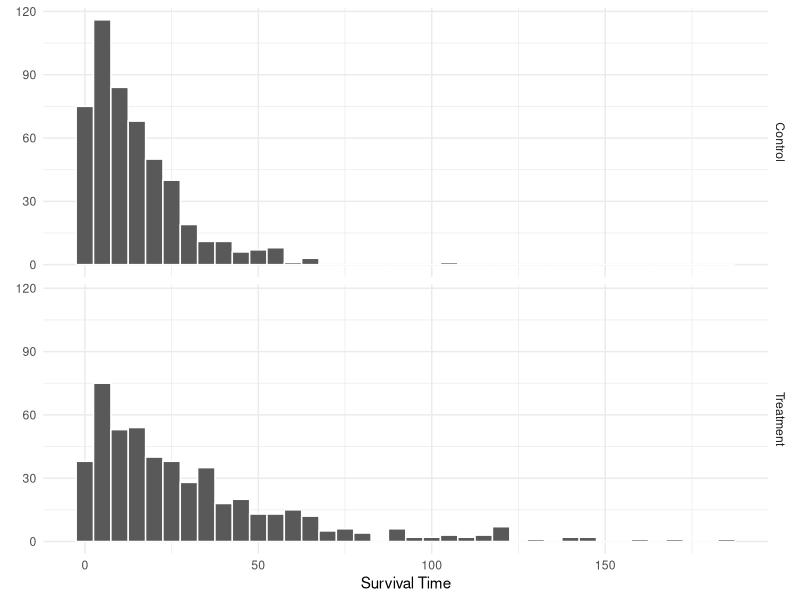
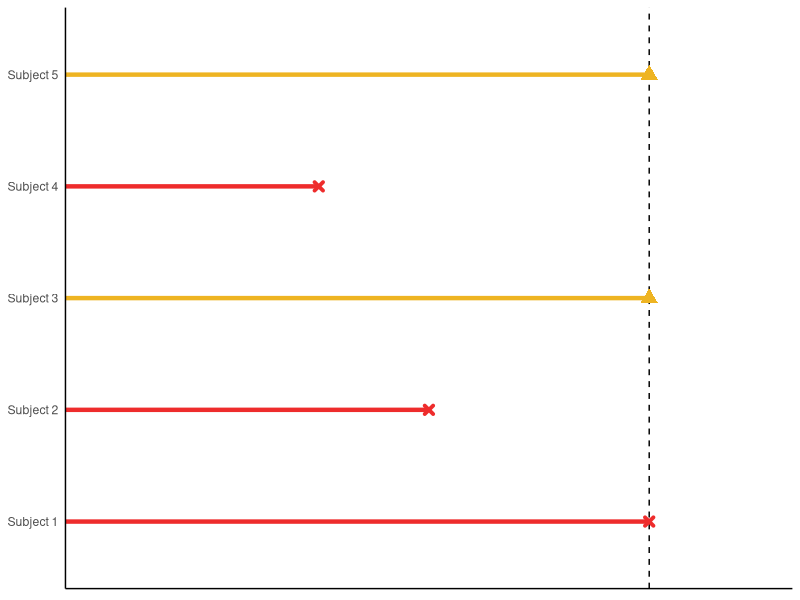
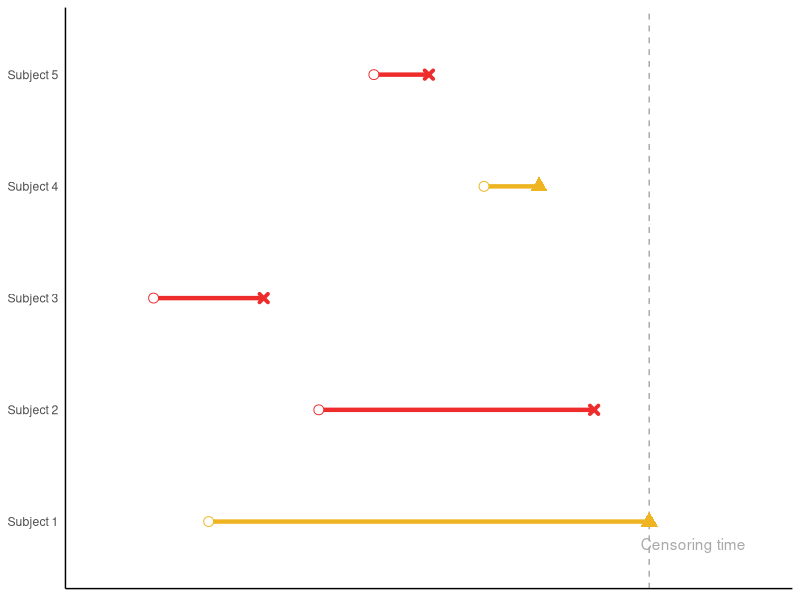

Generate these figures, in order, with R:
## ---- chunk 1
library(tidyverse)
library(scales)
library(kableExtra)

knitr::opts_chunk$set(echo = TRUE, message = FALSE, warning = FALSE)
## ---- chunk 2
set.seed(123)
lambda <- log(2) / 10
hr <- 0.50
n_per_arm <- 500

patient_df <- tibble(
  patient_id = seq(1, 2 * n_per_arm),
  arm = rep(c("ctrl", "trt"), each = n_per_arm),
  surv_time = c(rexp(n_per_arm, log(2) / 10), rexp(n_per_arm, log(2) / 10 * hr))
)
## ---- chunk 3
patient_df %>% 
  group_by(arm) %>%
  summarize("Median Survival" = median(surv_time)) %>%
  kableExtra::kbl(digits = 1) %>%
  kable_paper("hover", full_width = F)
## ---- chunk 4
patient_df %>% 
  mutate(arm_pretty = if_else(arm == "ctrl", "Control", "Treatment")) %>% 
  ggplot() +
  geom_histogram(
    aes(x = surv_time),
    color = "white",
    binwidth = 5
  )  +
  labs(
    x = "Survival Time",
    y = element_blank()
  ) + 
  facet_grid(rows = vars(arm_pretty)) + 
  theme_minimal()


## ---- chunk 5
df = tibble(
  ID = paste0("Subject ", seq(1, 5)),
  t = c(5, 3, 5, 2, 5),
  censored = factor(c("event", "event", "censor", "event", "censor"), 
                    levels = c("event", "censor"))
)


event_color = c(event = "firebrick2", censor = "goldenrod2")


ggplot(df, aes(x = ID)) +
  # Censoring line 
  geom_hline(
    yintercept = 5,
    linetype = "dashed"
  ) + 
  # Plot people with events -----------------------------------
geom_segment( # Red line segment
  data = filter(df, censored == "event"),
  mapping = aes(x = ID, y = -Inf, xend = ID,  yend = t),
  size = 1.5,
  color = event_color[["event"]]
) +
  geom_point( # Red X's for event times
    data = filter(df, censored == "event"),
    mapping = aes(x = ID, y = t),
    color = event_color[["event"]],
    shape = 4, # X as shape
    stroke = 2
  ) + 
  # Plot censored people -----------------------------------------
geom_segment( # Red line segment
  data = filter(df, censored == "censor"),
  mapping = aes(x = ID, y = -Inf, xend = ID,  yend = t),
  color = event_color[["censor"]],
  size = 1.5
) + 
  geom_point( # Red X's for event times
    data = filter(df, censored == "censor"),
    mapping = aes(x = ID, y = t),
    color = event_color[["censor"]],
    shape = 17, # triangle as shape
    size = 4,
  ) + 
  labs(
    x = element_blank(),
    y = element_blank()
  ) + 
  coord_flip(
    ylim = c(0, 6),
  ) +
  theme_classic() + 
  theme(
    axis.title.x = element_blank(),
    axis.ticks.x = element_blank(),
    axis.text.x = element_blank(),
    axis.title.y = element_blank(),
    axis.ticks.y = element_blank()
  ) 

## ---- chunk 6

censor_time <- nth(patient_df$surv_time, n = 800L, order_by = patient_df$surv_time)

patient_df = patient_df %>%
  mutate(
    event = surv_time <= censor_time,
    obs_time = ifelse(!event, censor_time, surv_time),
  )
## ---- chunk 7
with_arrivals <-
  patient_df %>% 
  mutate(
    arrival_time = runif(n(), 0, 6),
    relative_time = arrival_time + surv_time
  )
## ---- chunk 8

df = tibble(
  ID = paste0("Subject ", seq(1, 5)),
  arrival_time = c(1, 2, 0.5, 3.5, 2.5),
  t = c(5, 4.5, 1.5, 4, 3),
  censored = factor(c("censor", "event", "event", "censor", "event"), 
                    levels = c("event", "censor"))
)

event_color = c(event = "firebrick2", censor = "goldenrod2")
ggplot(df, aes(x = ID)) +
  # Censoring line 
  geom_hline(
    yintercept = 5,
    linetype = "dashed",
    color = "darkgrey"
  ) + 
  # Plot people with events -----------------------------------
geom_segment( # Red line segment
  data = filter(df, censored == "event"),
  mapping = aes(x = ID, y = arrival_time, xend = ID,  yend = t),
  size = 1.5,
  color = event_color[["event"]]
) +
  geom_point( # Red X's for event times
    data = filter(df, censored == "event"),
    mapping = aes(x = ID, y = t),
    color = event_color[["event"]],
    shape = 4, # X as shape
    stroke = 2
  ) + 
  geom_point( # white circle with border for arrival time
    data = filter(df, censored == "event"),
    mapping = aes(x = ID, y = arrival_time),
    color = event_color[["event"]],
    fill = "white",
    shape = 21,
    size = 3
  ) + 
  # Plot censored people -----------------------------------------
geom_segment( # Red line segment
  data = filter(df, censored == "censor"),
  mapping = aes(x = ID, y = arrival_time, xend = ID,  yend = t),
  color = event_color[["censor"]],
  size = 1.5
) + 
  geom_point( # Red X's for event times
    data = filter(df, censored == "censor"),
    mapping = aes(x = ID, y = t),
    color = event_color[["censor"]],
    shape = 17, # triangle as shape
    size = 4,
  ) + 
    geom_point( # white circle with border for arrival time
    data = filter(df, censored == "censor"),
    mapping = aes(x = ID, y = arrival_time),
    color = event_color[["censor"]],
    fill = "white",
    shape = 21,
    size = 3
  ) + 
  # Theme ---------------------------------
  labs(
    x = element_blank(),
    y = element_blank()
  ) + 
  coord_flip(
    ylim = c(0, 6),
  ) +
  theme_classic() + 
  theme(
    axis.title.x = element_blank(),
    axis.ticks.x = element_blank(),
    axis.text.x = element_blank(),
    axis.title.y = element_blank(),
    axis.ticks.y = element_blank()
  ) +
  annotate(
    "text",
    label = "Censoring time",
    y = 5.4,
    x = 0.8,
    color = "darkgrey"
  )
  


## ---- chunk 9
censor_time = with(with_arrivals, nth(relative_time, n = 400, order_by = relative_time))

  
with_arrivals %>% 
  mutate(
    event = relative_time <= censor_time,
    obs_time = ifelse(!event, censor_time - arrival_time, surv_time),
  )
